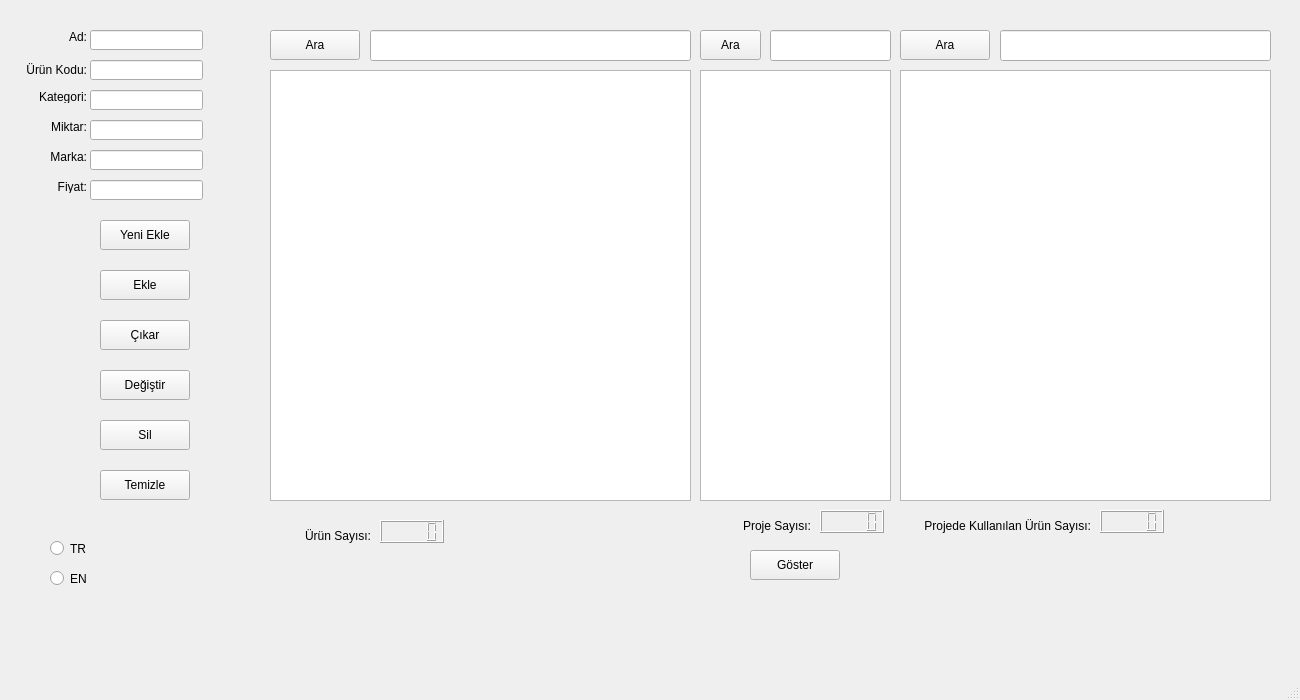
<?xml version="1.0" encoding="UTF-8"?>
<ui version="4.0">
 <class>MainWindow</class>
 <widget class="QMainWindow" name="MainWindow">
  <property name="geometry">
   <rect>
    <x>0</x>
    <y>0</y>
    <width>1300</width>
    <height>700</height>
   </rect>
  </property>
  <property name="windowTitle">
   <string>MainWindow</string>
  </property>
  <widget class="QWidget" name="centralwidget">
   <widget class="QLabel" name="labelName">
    <property name="geometry">
     <rect>
      <x>40</x>
      <y>30</y>
      <width>47</width>
      <height>13</height>
     </rect>
    </property>
    <property name="text">
     <string>Ad:</string>
    </property>
    <property name="alignment">
     <set>Qt::AlignRight|Qt::AlignTrailing|Qt::AlignVCenter</set>
    </property>
   </widget>
   <widget class="QLabel" name="labelProCode">
    <property name="geometry">
     <rect>
      <x>26</x>
      <y>60</y>
      <width>61</width>
      <height>20</height>
     </rect>
    </property>
    <property name="text">
     <string>Ürün Kodu:</string>
    </property>
    <property name="alignment">
     <set>Qt::AlignRight|Qt::AlignTrailing|Qt::AlignVCenter</set>
    </property>
   </widget>
   <widget class="QLabel" name="labelCat">
    <property name="geometry">
     <rect>
      <x>40</x>
      <y>90</y>
      <width>47</width>
      <height>13</height>
     </rect>
    </property>
    <property name="text">
     <string>Kategori:</string>
    </property>
    <property name="alignment">
     <set>Qt::AlignRight|Qt::AlignTrailing|Qt::AlignVCenter</set>
    </property>
   </widget>
   <widget class="QLabel" name="labelQuantity">
    <property name="geometry">
     <rect>
      <x>40</x>
      <y>120</y>
      <width>47</width>
      <height>13</height>
     </rect>
    </property>
    <property name="text">
     <string>Miktar:</string>
    </property>
    <property name="alignment">
     <set>Qt::AlignRight|Qt::AlignTrailing|Qt::AlignVCenter</set>
    </property>
   </widget>
   <widget class="QLabel" name="labelBrand">
    <property name="geometry">
     <rect>
      <x>40</x>
      <y>150</y>
      <width>47</width>
      <height>13</height>
     </rect>
    </property>
    <property name="text">
     <string>Marka:</string>
    </property>
    <property name="alignment">
     <set>Qt::AlignRight|Qt::AlignTrailing|Qt::AlignVCenter</set>
    </property>
   </widget>
   <widget class="QLabel" name="labelPrice">
    <property name="geometry">
     <rect>
      <x>40</x>
      <y>180</y>
      <width>47</width>
      <height>13</height>
     </rect>
    </property>
    <property name="text">
     <string>Fiyat:</string>
    </property>
    <property name="alignment">
     <set>Qt::AlignRight|Qt::AlignTrailing|Qt::AlignVCenter</set>
    </property>
   </widget>
   <widget class="QLineEdit" name="lineEditName">
    <property name="geometry">
     <rect>
      <x>90</x>
      <y>30</y>
      <width>113</width>
      <height>20</height>
     </rect>
    </property>
   </widget>
   <widget class="QLineEdit" name="lineEditProCode">
    <property name="geometry">
     <rect>
      <x>90</x>
      <y>60</y>
      <width>113</width>
      <height>20</height>
     </rect>
    </property>
   </widget>
   <widget class="QLineEdit" name="lineEditCat">
    <property name="geometry">
     <rect>
      <x>90</x>
      <y>90</y>
      <width>113</width>
      <height>20</height>
     </rect>
    </property>
   </widget>
   <widget class="QLineEdit" name="lineEditQuantity">
    <property name="geometry">
     <rect>
      <x>90</x>
      <y>120</y>
      <width>113</width>
      <height>20</height>
     </rect>
    </property>
   </widget>
   <widget class="QLineEdit" name="lineEditBrand">
    <property name="geometry">
     <rect>
      <x>90</x>
      <y>150</y>
      <width>113</width>
      <height>20</height>
     </rect>
    </property>
   </widget>
   <widget class="QLineEdit" name="lineEditPrice">
    <property name="geometry">
     <rect>
      <x>90</x>
      <y>180</y>
      <width>113</width>
      <height>20</height>
     </rect>
    </property>
   </widget>
   <widget class="QPushButton" name="btnAddNew">
    <property name="geometry">
     <rect>
      <x>100</x>
      <y>220</y>
      <width>90</width>
      <height>30</height>
     </rect>
    </property>
    <property name="text">
     <string>Yeni Ekle</string>
    </property>
   </widget>
   <widget class="QPushButton" name="btnAdd">
    <property name="geometry">
     <rect>
      <x>100</x>
      <y>270</y>
      <width>90</width>
      <height>30</height>
     </rect>
    </property>
    <property name="text">
     <string>Ekle</string>
    </property>
   </widget>
   <widget class="QPushButton" name="btnDimin">
    <property name="geometry">
     <rect>
      <x>100</x>
      <y>320</y>
      <width>90</width>
      <height>30</height>
     </rect>
    </property>
    <property name="text">
     <string>Çıkar</string>
    </property>
   </widget>
   <widget class="QPushButton" name="btnChange">
    <property name="geometry">
     <rect>
      <x>100</x>
      <y>370</y>
      <width>90</width>
      <height>30</height>
     </rect>
    </property>
    <property name="text">
     <string>Değiştir</string>
    </property>
   </widget>
   <widget class="QPushButton" name="btnDelete">
    <property name="geometry">
     <rect>
      <x>100</x>
      <y>420</y>
      <width>90</width>
      <height>30</height>
     </rect>
    </property>
    <property name="text">
     <string>Sil</string>
    </property>
   </widget>
   <widget class="QPushButton" name="btnClear">
    <property name="geometry">
     <rect>
      <x>100</x>
      <y>470</y>
      <width>90</width>
      <height>30</height>
     </rect>
    </property>
    <property name="text">
     <string>Temizle</string>
    </property>
   </widget>
   <widget class="QRadioButton" name="radioButtonTR">
    <property name="geometry">
     <rect>
      <x>50</x>
      <y>540</y>
      <width>82</width>
      <height>17</height>
     </rect>
    </property>
    <property name="text">
     <string>TR</string>
    </property>
   </widget>
   <widget class="QRadioButton" name="radioButtonEN">
    <property name="geometry">
     <rect>
      <x>50</x>
      <y>570</y>
      <width>82</width>
      <height>17</height>
     </rect>
    </property>
    <property name="text">
     <string>EN</string>
    </property>
   </widget>
   <widget class="QPushButton" name="btnSearch">
    <property name="geometry">
     <rect>
      <x>270</x>
      <y>30</y>
      <width>90</width>
      <height>30</height>
     </rect>
    </property>
    <property name="text">
     <string>Ara</string>
    </property>
   </widget>
   <widget class="QLineEdit" name="lineEditSearch">
    <property name="geometry">
     <rect>
      <x>370</x>
      <y>30</y>
      <width>321</width>
      <height>31</height>
     </rect>
    </property>
   </widget>
   <widget class="QTableView" name="tableView">
    <property name="geometry">
     <rect>
      <x>270</x>
      <y>70</y>
      <width>421</width>
      <height>431</height>
     </rect>
    </property>
   </widget>
   <widget class="QLabel" name="labelProCount">
    <property name="geometry">
     <rect>
      <x>290</x>
      <y>520</y>
      <width>81</width>
      <height>31</height>
     </rect>
    </property>
    <property name="text">
     <string>Ürün Sayısı:</string>
    </property>
    <property name="alignment">
     <set>Qt::AlignRight|Qt::AlignTrailing|Qt::AlignVCenter</set>
    </property>
   </widget>
   <widget class="QLCDNumber" name="lcdNumber">
    <property name="geometry">
     <rect>
      <x>380</x>
      <y>520</y>
      <width>64</width>
      <height>23</height>
     </rect>
    </property>
   </widget>
   <widget class="QTableView" name="tableViewProject">
    <property name="geometry">
     <rect>
      <x>700</x>
      <y>70</y>
      <width>191</width>
      <height>431</height>
     </rect>
    </property>
   </widget>
   <widget class="QLineEdit" name="lineEditSearchProject">
    <property name="geometry">
     <rect>
      <x>770</x>
      <y>30</y>
      <width>121</width>
      <height>31</height>
     </rect>
    </property>
   </widget>
   <widget class="QPushButton" name="btnSearchProject">
    <property name="geometry">
     <rect>
      <x>700</x>
      <y>30</y>
      <width>61</width>
      <height>30</height>
     </rect>
    </property>
    <property name="text">
     <string>Ara</string>
    </property>
   </widget>
   <widget class="QLabel" name="labelProCountProject">
    <property name="geometry">
     <rect>
      <x>730</x>
      <y>510</y>
      <width>81</width>
      <height>31</height>
     </rect>
    </property>
    <property name="text">
     <string>Proje Sayısı:</string>
    </property>
    <property name="alignment">
     <set>Qt::AlignRight|Qt::AlignTrailing|Qt::AlignVCenter</set>
    </property>
   </widget>
   <widget class="QLCDNumber" name="lcdNumberProject">
    <property name="geometry">
     <rect>
      <x>820</x>
      <y>510</y>
      <width>64</width>
      <height>23</height>
     </rect>
    </property>
   </widget>
   <widget class="QTableView" name="tableView3">
    <property name="geometry">
     <rect>
      <x>900</x>
      <y>70</y>
      <width>371</width>
      <height>431</height>
     </rect>
    </property>
   </widget>
   <widget class="QLineEdit" name="lineEditSearch3">
    <property name="geometry">
     <rect>
      <x>1000</x>
      <y>30</y>
      <width>271</width>
      <height>31</height>
     </rect>
    </property>
   </widget>
   <widget class="QPushButton" name="btnSearch3">
    <property name="geometry">
     <rect>
      <x>900</x>
      <y>30</y>
      <width>90</width>
      <height>30</height>
     </rect>
    </property>
    <property name="text">
     <string>Ara</string>
    </property>
   </widget>
   <widget class="QLCDNumber" name="lcdNumberProject_2">
    <property name="geometry">
     <rect>
      <x>1100</x>
      <y>510</y>
      <width>64</width>
      <height>23</height>
     </rect>
    </property>
   </widget>
   <widget class="QLabel" name="labelProCountProject_2">
    <property name="geometry">
     <rect>
      <x>920</x>
      <y>510</y>
      <width>171</width>
      <height>31</height>
     </rect>
    </property>
    <property name="text">
     <string>Projede Kullanılan Ürün Sayısı:</string>
    </property>
    <property name="alignment">
     <set>Qt::AlignRight|Qt::AlignTrailing|Qt::AlignVCenter</set>
    </property>
   </widget>
   <widget class="QPushButton" name="btnSearchProject_2">
    <property name="geometry">
     <rect>
      <x>750</x>
      <y>550</y>
      <width>90</width>
      <height>30</height>
     </rect>
    </property>
    <property name="text">
     <string>Göster</string>
    </property>
   </widget>
  </widget>
  <widget class="QMenuBar" name="menubar">
   <property name="geometry">
    <rect>
     <x>0</x>
     <y>0</y>
     <width>1300</width>
     <height>21</height>
    </rect>
   </property>
  </widget>
  <widget class="QStatusBar" name="statusbar"/>
 </widget>
 <resources/>
 <connections/>
</ui>
